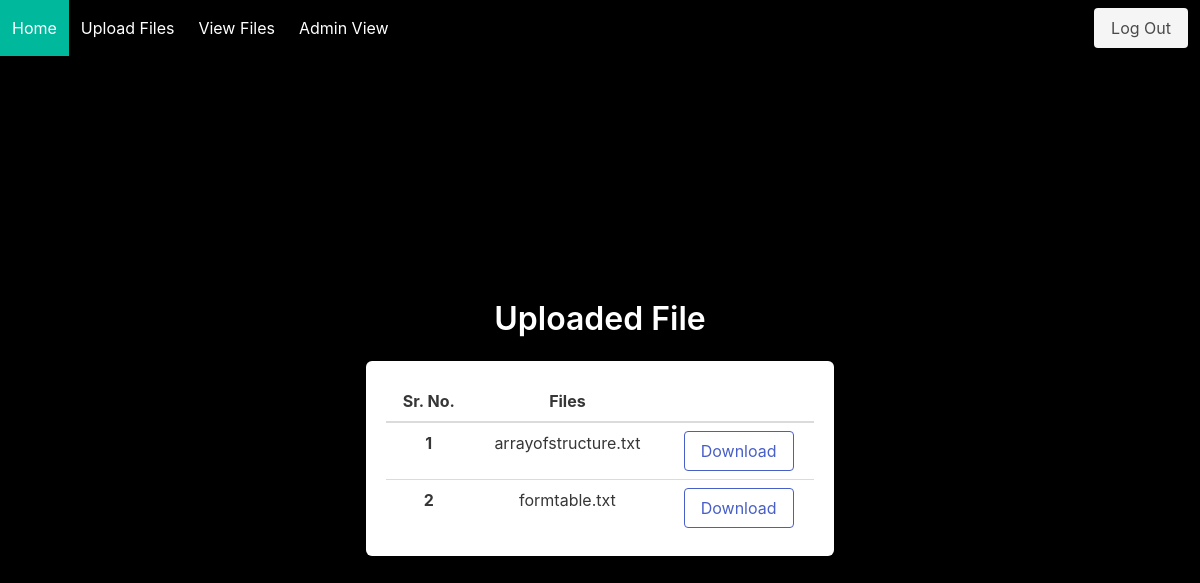
The app's page /view (signed in) with its own data.
### app/models.py (models this page shows)
class MappedFiles(UserMixin, db.Model):
    __tablename__ = 'mapped_files'
    mapped_id = db.Column(db.Integer, primary_key=True)
    user_id = db.Column(db.Integer, db.ForeignKey('users.id'))
    fileName = db.Column(db.String(200))
    original_id = db.Column(db.Integer, db.ForeignKey('original_files.file_id'))

### app/main.py (the view)
@main.route('/view')
@login_required
def view():
    uploadedFiles = MappedFiles.query.filter_by(user_id=current_user.id)
    return render_template('view.html', files=uploadedFiles)

### app/__init__.py (called while the page is built)
def create_app():
    app = Flask(__name__)
    app.config['SECRET_KEY'] = 'secret_key'
    app.config['SQLALCHEMY_DATABASE_URI'] = 'sqlite:///db.sqlite'
    app.config['SQLALCHEMY_TRACK_MODIFICATIONS'] = False
    app.config['UPLOAD_FOLDER'] = '/upload'
    db.init_app(app)
    login_manager = LoginManager()
    login_manager.login_view = 'auth.login'
    login_manager.init_app(app)
    from .models import Users
    @login_manager.user_loader
    def load_user(user_id):
        return Users.query.get(int(user_id))
    from .auth import auth as auth_blueprint
    app.register_blueprint(auth_blueprint)
    from .main import main as main_blueprint
    app.register_blueprint(main_blueprint)
    return app

### app/templates/view.html (shortened to what this page needs)
{% extends "base.html" %}
{% block content %}
<div class="column is-14">
  <h3 class="title">Uploaded File</h3>
  <div class="box" style="margin-left:25%; width: 50%;">
    <table class="table is-hoverable is-fullwidth">
      <thead>
        <tr">
          <th>Sr. No.</th>
          <th>Files</th>
          <th></th>
      </thead>
      <tbody>
      {% for file in files %}
      <tr>
        <th>{{ loop.index }}</th>
        <td>{{ file.fileName }}</td>
        <form method="POST" action="/download/1">
          <td>
            <button class="button is-link is-outlined" type="submit" download="file.fileName">Download</button>
          </td>
       </form>
      </tr>
      {%endfor%}
    </tbody>
    </table>
  </div>
</div>
{% endblock %}

### records on screen
MappedFiles: fileName "arrayofstructure.txt"
MappedFiles: fileName "formtable.txt"
